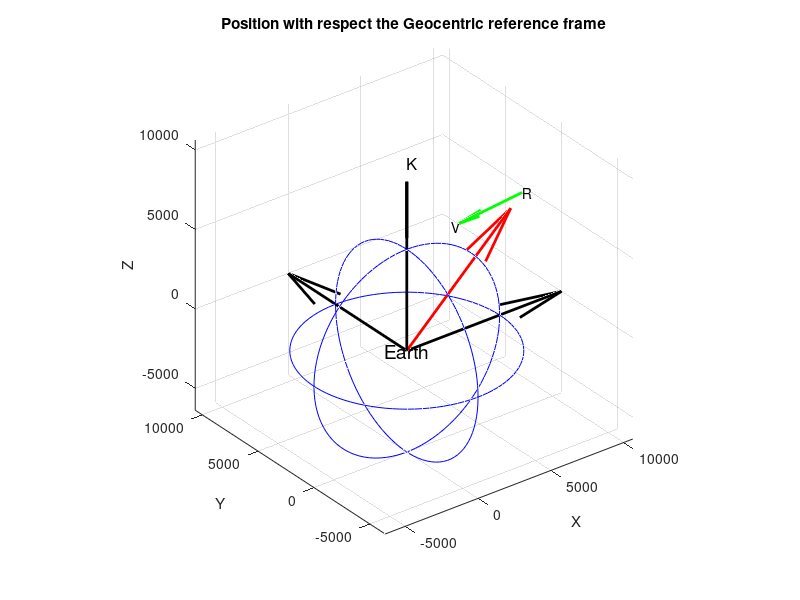
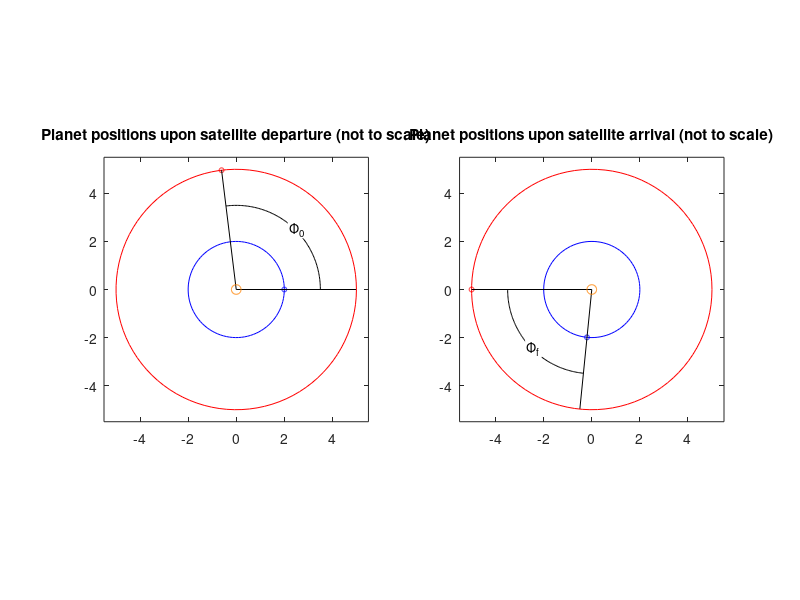

MATLAB code to generate these figures, in order:
clear, close, clc;

%% Assignment
R = [8228, 389, 6888]; % Geocentric position [km]
V = [-0.7, 6.6, -0.6]; % Geocentric velocity [km/s]

radius_E = 6378; % Radius of Earth [km]
radius_J = 71490; % Radius of Jupiter [km] 

mu_sun = 1.327E+11; % Gravitational parameter for ther Sun [km^3/s^2]
mu_jupiter = 126.686E+06; % Gravitational parameter for Jupiter [km^3/s^2]
mu_earth = 398600; % Gravtiational paramter for Earth [km^3/s^2]

R_E = 149.6E+06; % Distance between the Sun and Earth 
R_J = 778.6E+06; % Distance between the Sun and Jupiter [km]

t_E = 1; % Period of Earths orbit [Earth years]
t_J = 11.86; % Period of Jupiters orbit [Earth years]

I_sp_solid = 290; % Specific impulse for solid propellant [sec]
I_sp_liquidH = 455; % Specific impulse for liquid hydrogen propellant [sec]
g_0 = 9.807E-03; % Sea-level standard acceleration of gravity [km/s^2]

%% Inital Calculations
R_mag = norm(R); % Magnitude of geocentric position [km]
V_mag = norm(V); % Magnitude of geocentric velocity [km/s]
v_r = dot(R, V); % Radial vecloity [km/s]
V_E = sqrt(mu_sun/R_E); % Helocentric velocity of Earth
V_J = sqrt(mu_sun/R_J); % Helocentric velocity of Jupiter

%% Part A - Orbital Elements
h = cross(R, V); % Specific angular momentum vector [km^2/s]
h_mag = norm(h); % Magnitude of specific angular momentum [km^2/s]
C = cross(V, h) - mu_earth*(R/R_mag); % Laplace vector [km^3/s^2]
e = C/mu_earth; %Eccentricity vector [unitless]
e_mag = norm(e); % Magnitude of eccentricity [unitless]
i = acosd(h(1, 3)/h_mag); % Inclination angle [degrees]
N = [-1*h(1, 2), -1*-1*h(1, 1), 0]; % Node line vector [unitless] note: cross product won't work?? -> [-1*h(1, 2),-(-h(1, 1)), 0]
N_mag = norm(N); % Magnitude of Node line [unitless];
Omega = [acosd(N(1, 1)/N_mag), 360 - (acosd(N(1, 1)/N_mag))]; % Right ascension of the ascending node [degrees]
omega = [acosd(dot(N, e)/(N_mag*e_mag)), 360 - acosd(dot(N, e)/(N_mag*e_mag))]; % Argument of perigee [degrees]
theta = [acosd(dot(e, R)/(e_mag*R_mag)), 360 - acosd(dot(e, R)/(e_mag*R_mag))]; % True anomaly [degrees]

% Displaying Orbital Elements
fprintf('Part A: Orbital elements\n') % Printing introductory sentence
% Specific anglular momentum
fprintf('h = %.2f km^2/s\n', h_mag); % Printing the value for specific angular momentum

% Eccentricity
fprintf('e = %.5f\n', e_mag); % Printing the value for eccentricity

% Inclination angle
if i > 0 && i <= 90 % Determining if incination indicates a prograde orbit
    type = 'Prograde';
    angle_1 = 0;
    angle_2 = 90;
elseif i > 90 && i <= 180
    type = 'Retrograde'; % Determining if inclination indicates a retrograde orbit
    angle_1 = 90;
    angle_2 = 180;
end
fprintf('i = %.2f%c  //  %d%c < i \x2264 %d%c --> %s\n', i, char(176), angle_1, char(176), angle_2, char(176), type); % Printing the value for inclination angle and the reasoning

% Right ascension of the ascending node
if N(1, 2) > 0 % Determining of RAAN based on the value of the y-comp of Node line
    type = 'N_y > 0';
    angle_1 = 0;
    angle_2 = 180;
    if Omega(1, 1) >= 0 && Omega (1, 1) < 180 % Determining which value in the matrix is the smaller one
        angle = Omega(1, 1);
    else 
        angle = Omega(1, 2);
    end 
else 
    type = 'N_y < 0'; % Determining RAAN based on the value of y-comp of Node line
    angle_1 = 180;
    angle_2 = 360;
    if Omega(1, 1) >= 180 && Omega (1, 1) < 360 % Determining which value in the matrix is the larger one
        angle = Omega(1, 1);
    else 
        angle = Omega(1, 2);
    end
end
fprintf('%c = %.2f%c  //  %s --> %d%c \x2264 %c < %d%c\n', char(937), angle, char(176), type, angle_1, char(176), char(937), angle_2, char(176)); % Printing the value for RAAN and the reasoning 

% Argument of perigee
if e(1, 3) > 0 % Determining AoP based on value of the z-comp of eccentricity 
    type = 'e_z > 0';
    angle_1 = 0;
    angle_2 = 180;
    if omega(1, 1) >= 0 && omega (1, 1) < 180  % Determining which value in the matrix is the smaller one
        angle = omega(1, 1);
    else 
        angle = omega(1, 2);
    end 
else 
    type = 'e_z < 0';
    angle_1 = 180;
    angle_2 = 360;
    if omega(1, 1) >= 180 && omega (1, 1) < 360 % Determining which value in the matrix is the larger one
        angle = omega(1, 1);
    else 
        angle = omega(1, 2);
    end
end
fprintf('%c = %.2f%c  //  %s --> %d%c \x2264 %c < %d%c\n', char(969), angle, char(176), type, angle_1, char(176), char(969), angle_2, char(176)); % Printing the value for AoP and the reasoning

% True Anomaly
if v_r >= 0 % Determining true anomaly based on the value of v_r
    type = 'V_r > 0';
    effect = 'flying away from pergiee';
    angle_1 = 0;
    angle_2 = 180;
    if theta(1, 1) >= 0 && theta (1, 1) < 180 % Determining which value in the matrix is the smaller one
        angle = theta(1, 1);
    else 
        angle = theta(1, 2);
    end 
else 
    type = 'V_r < 0';
    effect = 'flying towards perigee';
    angle_1 = 180;
    angle_2 = 360;
    if theta(1, 1) >= 180 && theta (1, 1) < 360 % Determining which value in the matrix is the larger one
        angle = theta(1, 1);
    else 
        angle = theta(1, 2);
    end
end
fprintf('%c = %.2f%c  //  %s --> %d%c \x2264 %c < %d%c  //  Satellite is %s\n\n', char(952), angle, char(176), type, angle_1, char(176), char(952), angle_2, char(176), effect); %Printing the value of true anomaly and the reasoning

% Plotting Sketch
center = [0, 0, 0];
Num = 100;
t = linspace(0, 2*pi, Num);
x = center(1) + radius_E*cos(t);
y = center(2) + radius_E*sin(t);
z = center(3)*ones(size(x));
plot3(x, y, z, 'Color', 'blue'); % Plotting blue circle with radius = radius_e on XY plane
hold on;
x = center(3)*ones(size(x));
z = center(1) + radius_E*cos(t);
plot3(x, y, z, 'Color', 'blue'); % Plotting blue circle with radius = radius_e on YZ plane
hold on;
x = center(2) + radius_E*sin(t);
y = center(3)*ones(size(x));
plot3(x, y, z, 'Color', 'blue'); % Plotting blue circle with radius = radius_e on XZ plane
hold on;

% Finding greatest size vector
r_mags = [R_mag, V_mag]; % if you want to add more parameters, unit vectors will scale accordingly
r_max = max(r_mags);

% Define and scaling the unit vectors
i = [1, 0, 0]*r_max*1.1;
j = [0, 1, 0]*r_max*1.1;
k = [0, 0, 1]*r_max*1.1;

% Plotting the Orbital parameters in Geocentric Reference frame
scale = 4000;
% Position
quiver3(0, 0, 0, R(1), R(2), R(3), 'r', 'LineWidth', 2); % Plotting position vector
text(R(1), R(2), R(3), 'R', 'FontSize', 10); % Adding position title

% Velocity
quiver3(R(1), R(2), R(3), V(1)*scale, V(2)*scale/10, V(3)*scale, 'Color', 'green', 'LineWidth', 2); % Plotting velocity vector but scaled up for visual effect
text(R(1)+V(1)*scale, R(2)+V(2)*scale/10, R(3)+V(3)*scale,  'V', 'FontSize', 10); % Adding velocity title

% Displaying unit vectors
quiver3(0, 0, 0, i(1), i(2), i(3), 'k', 'LineWidth', 2); % Plotting unit vector I
text(i(1), i(2), i(3), 'I', 'FontSize', 12); % Adding unit vector I title
quiver3(0, 0, 0, j(1), j(2), j(3), 'k', 'LineWidth', 2); % Plotting unit vector J
text(j(1), j(2), j(3), 'J', 'FontSize', 12); % Adding unit vector J title
quiver3(0, 0, 0, k(1), k(2), k(3), 'k', 'LineWidth', 2); % Plotting unit vector K
text(k(1), k(2), k(3), 'K', 'FontSize', 12); % Adding unit vector K title

text(center(1), center(2), center(3), 'Earth', 'FontSize', 14, 'HorizontalAlignment', 'center', 'VerticalAlignment', 'middle'); % Adding Earth title
axis equal;
grid on;
xlabel('X'); % x-axis label
ylabel('Y'); % y-axis label
zlabel('Z'); % z-axis label
title('Position with respect the Geocentric reference frame') % title for entire plot

%% Part B - deltaV_total
r_p1 = (h_mag^2/mu_earth)*(1/(1 + e_mag)); % Perigee position for departure [km]

V_A1 = h_mag/r_p1; % V1 for departure from perigee position of ellipical parking orbit [km/s]
V_A2 = sqrt(mu_earth/r_p1); % Satellite circular parking orbit velocity [km/s]
deltaV_1 = V_A2 - V_A1; % Delta V required to go from elliptical orbit to circular parking orbit [km/s]

V_B1 = V_A2; % Satellite circular parking orbit velocity [km/s]
v_infi = sqrt(mu_sun/R_E)*(sqrt((2*R_J)/(R_E + R_J))-1); % Hyperbolic excess speed at Earth [km/s]
V_B2 = sqrt(v_infi^2 + ((2*mu_earth)/r_p1)); % Satellite helocentric velocity at perigee of Hohmann transfer [km/s]
deltaV_2 = V_B2 - V_B1; % Delta V required to go from Earth circular parking orbit to perigee of Hohmann transfer orbit [km/s]

v_infi = sqrt(mu_sun/R_J)*(sqrt((2*R_E)/(R_E + R_J))-1); % Hyperbolic excess speed at Jupiter [km/s]
V_C1 = sqrt(v_infi^2 + ((2*mu_jupiter)/(radius_J+200))); % Satellite helocentric velocity at apogee of Hohmann transfer [km/s]
V_C2 = sqrt(mu_jupiter/(radius_J+200)); % Satellite circular parking orbit velocity [km/s]
deltaV_3 = V_C2 - V_C1; % Delta V required to go from apogee of Hohmann transfer orbit to Jupiter parking orbit [km/s]

deltaV_total = abs(deltaV_3) + abs(deltaV_2) + abs(deltaV_1); % Total delta V required for one way mission [km/s]
fprintf('Part B: Total Delta V\n') % Printing Part title
deltaVs = [deltaV_1, deltaV_2, deltaV_3]; % All three delta V's in matrix form
for m = 1:3 % Printing all three delta V's
        if deltaVs(1, m) < 0
            type = '(Slowing down)';
        else
            type = '(Speeding up)';
        end
        fprintf('%cV_%d = %.2f km/s %s\n', char(916), m, deltaVs(1, m), type);
end
fprintf('%cV_Total = %.2f km/s\n\n', char(916), deltaV_total); % Printing total delta V

%% Part C - Hohmann Transfer orbit
a2 = (R_E + R_J)/2; % Semi-major axis of Hohmann transfer orbit [km]
e_hohmann = (R_J - R_E)/(R_J + R_E); % Eccentricity of Hohmann Transfer orbit
t_hohmann = ((2*pi()/sqrt(mu_sun))*(a2^(3/2)))/31536000; % Period of Hohmann transfer oribit [Earth years]

fprintf('Part C: Hohmann Transfer parameters\n')
fprintf('a_Hohmann = %.2e km\n', a2);
fprintf('e = %.5f\n', e_hohmann);
fprintf('t_Hohmann = %.2f Earth years\n\n', t_hohmann);

%% Part D - Phase angles
n1 = (2*pi())/t_E; % Mean motion of Earth's orbit [rad/year]
n2 = (2*pi())/t_J; % Mean motion of Jupiter's orbit [rad/year]
t_12 = t_hohmann/2; % Time it takes to traverse half of the Hohmann transfer ellipse [sec]
phi_i = pi() - n2*t_12; % Inital phase angle [rad]
phi_f = pi() - n1*t_12; % Final phase angle [rad]
T_syn = (t_E*t_J)/abs(t_E-t_J); % Synodic Period [sec]
if n1 > n2 % Determining if n1 > n2
    N = 0;
    t_wait = (-2*phi_f - 2*pi()*N)/(n2 - n1);
    while t_wait < 0
        N = N + 1; % Incrementing N
        t_wait = (-2*phi_f - 2*pi()*N)/(n2 - n1); % Wait time [sec]
    end
    
else % Determining if n2 > n1
    N = 0;
    t_wait = (-2*phi_f + 2*pi()*N)/(n2 - n1);
    
    while t_wait < 0
        N = N + 1; % Incrementing N
        t_wait = (-2*phi_f + 2*pi()*N)/(n2 - n1); % Wait time [sec]
    end
end
t_totaltrip = 2*t_12 + t_wait; % Total mission time [sec]

fprintf('Part D: Phase Angles and Time\n'); % Printing Part title
fprintf('%c_0 = %.3f rad \n', char(934), phi_i); % Printing intial phase angle
fprintf('%c_f = %.3f rad \n', char(934), phi_f); % Printing final phase angle
fprintf('T_synodic = %.2f Earth years \n', T_syn); % Printing synodic period
fprintf('t_12 (time of flight) = %.2f Earth years\n', t_12); % Printing time of flight
fprintf('t_wait (time spent waiting in Jupiter parking orbit) = %.2f Earth years \n', t_wait); % Printing wait time
fprintf('Total mission time = %.2f Earth years\n\n', t_totaltrip); % Printing total mission time

% Define the radius of the planets
r1 = 0.2;
r2 = 0.1;
r4 = 2;
r5 = 5;
lim = 5.5;

% Create a new figure
figure('Position', [100 100 1200 400]);
theta = linspace(0, 2*pi, 100);
subplot(1, 2, 1);

% Plot the EARTH    
center = [r4, 0];
x = r2*cos(theta) + center(1);
y = r2*sin(theta) + center(2);
plot(x, y, 'b');
hold on;

% Plotting EARTH - ORBIT
center = [0, 0];
x = r4*cos(theta) + center(1);
y = r4*sin(theta) + center(2);
plot(x, y, 'b');
hold on;

line([0, r5], [0, 0], 'Color', 'k')
hold on;

% Plot the parking orbit
% center = [2, 0];
% x = a*cos(theta) + center(1);
% y = b*sin(theta) + center(2);
% plot(x, y, 'k');
% hold on;

% Plotting JUPITER
center = [r5*cos(phi_i), r5*sin(phi_i)];
x = r2*cos(theta) + center(1);
y = r2*sin(theta) + center(2);
plot(x, y, 'r');
hold on;

% Plotting JUPITER - ORBIT
center = [0, 0];
x = r5*cos(theta) + center(1);
y = r5*sin(theta) + center(2);
plot(x, y, 'r');

line([0, r5*cos(phi_i)], [0, r5*sin(phi_i)], 'Color', 'k')
hold on;

% Adding arc to indicate phi_i  
r = (r4 + r5)/2;  % radius of the arc
arctheta = linspace(0, phi_i, 100);  % angle range for the arc
x_arc = r*cos(arctheta);  % x-coordinates of the arc
y_arc = r*sin(arctheta);  % y-coordinates of the arc
plot(x_arc, y_arc, 'k')  % plot the arc 
text((r*cos(phi_i/2))-0.1, (r*sin(phi_i/2))-0.1, 'Φ_0', 'BackgroundColor', 'w', 'EdgeColor', 'w', 'Margin', 1)
hold on;

% Plot the SUN
center = [0, 0];
x = r1*cos(theta) + center(1);
y = r1*sin(theta) + center(2);
plot(x, y, 'Color', [1, 0.5, 0]);
hold on;

% Set the axis limits to show both circles
xlim([-lim, lim]);
ylim([-lim, lim]);
axis equal;
% Add a title to the plot
title('Planet positions upon satellite departure (not to scale)');

subplot(1, 2, 2);
% Plotting EARTH
center = [r4*cos(t_12*(2*pi()/t_E)), r4*sin(t_12*(2*pi()/t_E))];
x = r2*cos(theta) + center(1);
y = r2*sin(theta) + center(2);
plot(x, y, 'b');
hold on;

% Plotting EARTH - ORBIT
center = [0, 0];
x = r4*cos(theta) + center(1);
y = r4*sin(theta) + center(2);
plot(x, y, 'b');
hold on;

line([0, r5*cos(t_12*(2*pi()/t_E))], [0, r5*sin(t_12*(2*pi()/t_E))], 'Color', 'k')
hold on;

% Plotting JUPITER
center = [r5*cos((t_12*(2*pi()/t_J)) + phi_i), r5*sin((t_12*(2*pi()/t_J)) + phi_i)];
x = r2*cos(theta) + center(1);
y = r2*sin(theta) + center(2);
plot(x, y, 'r');
hold on;

% Plotting JUPITER - ORBIT
center = [0, 0];
x = r5*cos(theta) + center(1);
y = r5*sin(theta) + center(2);
plot(x, y, 'r');

line([0, r5*cos((t_12*(2*pi()/t_J)) + phi_i)], [0, r5*sin((t_12*(2*pi()/t_J)) + phi_i)], 'Color', 'k')
hold on;

angle2_E = t_12*(2*pi()/t_E);
angle2_J = (t_12*(2*pi()/t_J)) + phi_i;
while angle2_E > 2*pi()
    angle2_E = angle2_E - 2*pi();
end
while angle2_J > 2*pi()
    angle2_J = angle2_J - 2*pi();
end
% Adding arc to indicate phi_f  
r = (r4 + r5)/2;  % radius of the arc
arctheta = linspace(angle2_E, angle2_J, 100);  % angle range for the arc
x_arc = r*cos(arctheta);  % x-coordinates of the arc
y_arc = r*sin(arctheta);  % y-coordinates of the arc
plot(x_arc, y_arc, 'k')  % plot the arc 
if angle2_E > angle2_J
    text((r*cos(abs(angle2_E - angle2_J)/2 + angle2_J))-0.1, (r*sin(abs(angle2_E - angle2_J)/2 + angle2_J))-0.1, 'Φ_f', 'BackgroundColor', 'w', 'EdgeColor', 'w', 'Margin', 1)
else
    text((r*cos(abs(angle2_E - angle2_J)/2 + angle2_E))-0.1, (r*sin(abs(angle2_E - angle2_J)/2 + angle2_E))-0.1, 'Φ_f', 'BackgroundColor', 'w', 'EdgeColor', 'w', 'Margin', 1)
end
    hold on;

% Plot the SUN
center = [0, 0];
x = r1*cos(theta) + center(1);
y = r1*sin(theta) + center(2);
plot(x, y, 'Color', [1, 0.5, 0]);
hold on;

xlim([-lim, lim]);
ylim([-lim, lim]);
axis equal;
title("Planet positions upon satellite arrival (not to scale)")
%% Part E - Propellant Choice
fprintf('Part E: Propellant Choice\n')
m_ratio_solid = (1-exp(-deltaV_2/(I_sp_solid*g_0)))*100;
m_ratio_liquidH = (1-exp(-deltaV_2/(I_sp_liquidH*g_0)))*100;
if m_ratio_solid > m_ratio_liquidH
    fuel = 'Liquid hydrogen';
    lesser = 'LH';
    greater = 'S';
else 
    fuel = 'Solid';
    lesser = 'S';
    greater = 'LH';
end
fprintf('%cm/m0_S = %.2f%% (I_sp = %d sec)\n', char(916), m_ratio_solid, I_sp_solid);
fprintf('%cm/m0_LH = %.2f%% (I_sp = %d sec)\n', char(916), m_ratio_liquidH, I_sp_liquidH);
fprintf('Optimal propellant type for mission: %s because %cm/m0_%s < %cm/m0_%s\n', fuel, char(916), lesser, char(916), greater)
% Can't finish bc I have no idea what I'm doing with this